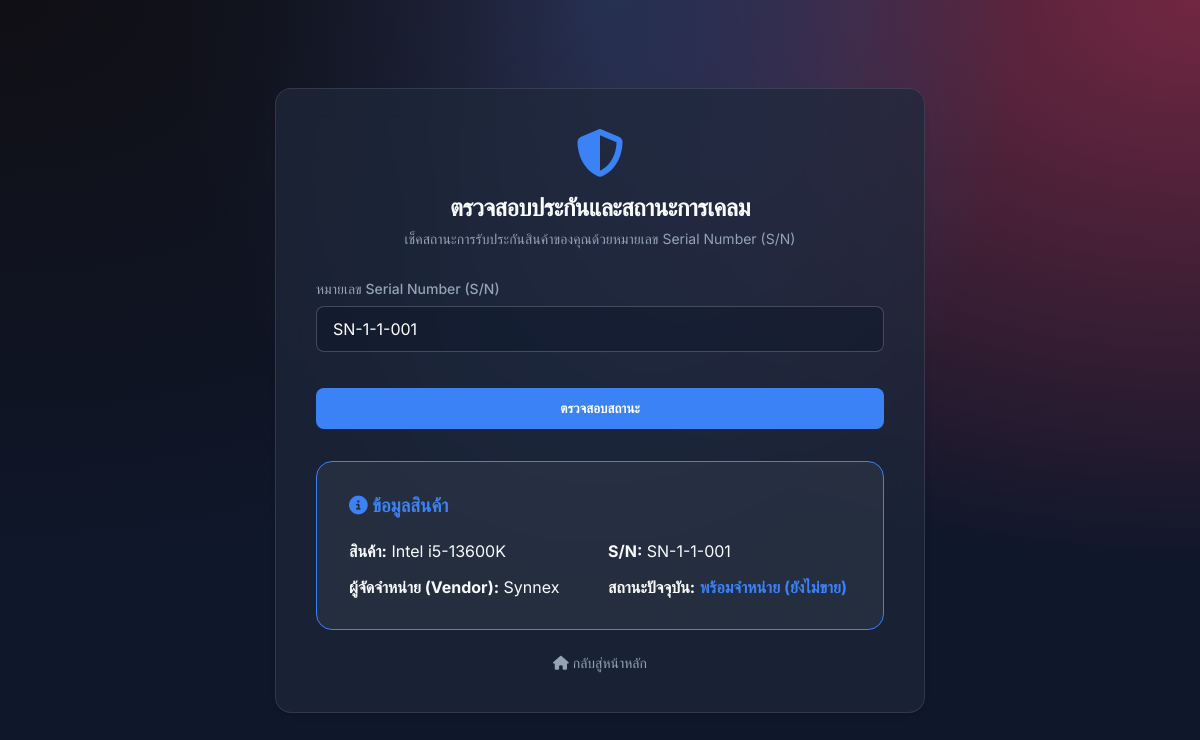
Screenshot of /rma_check.php?sn=SN-1-1-001 with the database file from the repository.
### tables this page shows
CREATE TABLE inventory (
    id INT AUTO_INCREMENT PRIMARY KEY,
    product_id INT NOT NULL,
    serial_number VARCHAR(100) NOT NULL UNIQUE,
    supplier_id INT,
    status ENUM('available', 'sold', 'rma', 'returned') DEFAULT 'available',
    received_at TIMESTAMP DEFAULT CURRENT_TIMESTAMP,
    FOREIGN KEY (product_id) REFERENCES products(id),
    FOREIGN KEY (supplier_id) REFERENCES suppliers(id)
);

CREATE TABLE products (
    id INT AUTO_INCREMENT PRIMARY KEY,
    name VARCHAR(255) NOT NULL,
    category_id INT NOT NULL,
    price DECIMAL(10, 2) NOT NULL,
    stock INT NOT NULL DEFAULT 0,
    image_url VARCHAR(255),
    icon VARCHAR(50),
    specifications JSON,
    is_new BOOLEAN DEFAULT FALSE,
    is_promotion BOOLEAN DEFAULT FALSE,
    sale_price DECIMAL(10, 2),
    FOREIGN KEY (category_id) REFERENCES categories(id)
);

CREATE TABLE suppliers (
    id INT AUTO_INCREMENT PRIMARY KEY,
    name VARCHAR(100) NOT NULL UNIQUE,
    contact_info TEXT,
    created_at TIMESTAMP DEFAULT CURRENT_TIMESTAMP
);

### includes/WarrantyService.php (called while the page is built, shortened)
<?php
class WarrantyService
{
    private $pdo;
    public function __construct($pdo)
    {
        $this->pdo = $pdo;
    }
    public function checkWarranty($serialNumber)
    {
        $stmt = $this->pdo->prepare("
            SELECT i.*, p.name as product_name, o.created_at as sale_date, s.name as supplier_name
            FROM inventory i
            JOIN products p ON i.product_id = p.id
            LEFT JOIN suppliers s ON i.supplier_id = s.id
            LEFT JOIN order_items oi ON i.id = oi.inventory_id
            LEFT JOIN orders o ON oi.order_id = o.id
            WHERE i.serial_number = ?
        ");
        $stmt->execute([$serialNumber]);
        return $stmt->fetch(PDO::FETCH_ASSOC);
    }
}
?>

### rma_check.php (the view, shortened to what this page needs)
<?php
require 'db.php';
require 'includes/WarrantyService.php';
$warrantyInfo = null;
if (isset($_GET['sn'])) {
    $sn = trim($_GET['sn']);
    if (!empty($sn)) {
        $ws = new WarrantyService($pdo);
        $warrantyInfo = $ws->checkWarranty($sn);
    }
}
?>
<!DOCTYPE html>
<html lang="th">
<head>
    <link rel="stylesheet" href="style.css">
    <link rel="stylesheet" href="https://cdnjs.cloudflare.com/ajax/libs/font-awesome/6.4.0/css/all.min.css">
</head>
<body style="display: flex; flex-direction: column; align-items: center; padding: 4rem;">
    <div class="login-container" style="max-width: 650px; width: 100%;">
        <i class="fa-solid fa-shield-halved logo-icon"></i>
        <h2>ตรวจสอบประกันและสถานะการเคลม</h2>
        <p class="subtitle">เช็คสถานะการรับประกันสินค้าของคุณด้วยหมายเลข Serial Number (S/N)</p>
        <form action="" method="GET" style="margin-bottom: 2rem;">
            <div class="form-group">
                <label>หมายเลข Serial Number (S/N)</label>
                <input type="text" name="sn" placeholder="ตัวอย่าง: SN-GPU-4070-001"
                    value="<?php echo htmlspecialchars($_GET['sn'] ?? ''); ?>" required>
            </div>
            <button type="submit">ตรวจสอบสถานะ</button>
        </form>
        <?php if ($warrantyInfo): ?>
            <div class="warranty-result"
                style="text-align: left; background: rgba(255,255,255,0.05); padding: 2rem; border-radius: 1rem; border: 1px solid var(--primary-color);">
                <h3 style="color: var(--primary-color); margin-bottom: 1.5rem;"><i class="fa-solid fa-circle-info"></i>
                    ข้อมูลสินค้า</h3>
                <div style="display: grid; grid-template-columns: 1fr 1fr; gap: 1rem;">
                    <p><strong>สินค้า:</strong> <?php echo $warrantyInfo['product_name']; ?></p>
                    <p><strong>S/N:</strong> <?php echo $warrantyInfo['serial_number']; ?></p>
                    <p><strong>ผู้จัดจำหน่าย (Vendor):</strong> <?php echo $warrantyInfo['supplier_name'] ?: 'N/A'; ?></p>
                    <p><strong>สถานะปัจจุบัน:</strong>
                        <span style="text-transform: uppercase; font-weight: bold; color: var(--primary-color);">
                            <?php
                            $statusMap = [
                                'available' => 'พร้อมจำหน่าย (ยังไม่ขาย)',
                                'sold' => 'ขายแล้ว (อยู่ในประกัน)',
                                'rma' => 'อยู่ระหว่างการเคลม',
                                'returned' => 'คืนสินค้าแล้ว'
                            ];
                            echo $statusMap[$warrantyInfo['status']] ?? $warrantyInfo['status'];
                            ?>
                        </span>
                    </p>
                </div>
            </div>
        <?php endif; ?>
        <div class="footer-link">
            <a href="index.php" style="color: var(--text-muted);"><i class="fa-solid fa-house"></i> กลับสู่หน้าหลัก</a>
        </div>
    </div>
</body>
</html>

### style.css (style rules this page uses)
:root { --bg-color: #0f172a; --card-bg: rgba(30, 41, 59, 0.7); --primary-color: #3b82f6; --primary-hover: #2563eb; --text-color: #f8fafc; --text-muted: #94a3b8; --error-color: #ef4444; }
* { margin: 0; padding: 0; box-sizing: border-box; font-family: 'Inter', sans-serif; }
body { background-color: var(--bg-color); background-image: radial-gradient(at 0% 0%, hsla(253, 16%, 7%, 1) 0, transparent 50%), radial-gradient(at 50% 0%, hsla(225, 39%, 30%, 1) 0, transparent 50%), radial-gradient(at 100% 0%, hsla(339, 49%, 30%, 1) 0, transparent 50%); color: var(--text-color); height: 100vh; display: flex; justify-content: center; align-items: center; overflow: hidden; }
.login-container { background: var(--card-bg); backdrop-filter: blur(16px); -webkit-backdrop-filter: blur(16px); border: 1px solid rgba(255, 255, 255, 0.1); padding: 2.5rem; border-radius: 1rem; box-shadow: 0 4px 6px -1px rgba(0, 0, 0, 0.1), 0 2px 4px -1px rgba(0, 0, 0, 0.06); width: 100%; max-width: 400px; text-align: center; animation: fadeIn 0.8s ease-out; }
.logo-icon { font-size: 3rem; margin-bottom: 1rem; color: var(--primary-color); }
h2 { margin-bottom: 0.5rem; font-weight: 700; letter-spacing: -0.025em; }
p.subtitle { color: var(--text-muted); font-size: 0.875rem; margin-bottom: 2rem; }
.form-group { margin-bottom: 1.25rem; text-align: left; }
label { display: block; margin-bottom: 0.5rem; font-size: 0.875rem; font-weight: 500; color: var(--text-muted); }
input { width: 100%; padding: 0.75rem 1rem; border-radius: 0.5rem; border: 1px solid rgba(255, 255, 255, 0.2); background: rgba(15, 23, 42, 0.5); color: white; font-size: 1rem; transition: all 0.2s; }
button { width: 100%; padding: 0.75rem; margin-top: 1rem; border: none; border-radius: 0.5rem; background: var(--primary-color); color: white; font-weight: 600; cursor: pointer; transition: background-color 0.2s; }
.footer-link { margin-top: 1.5rem; font-size: 0.875rem; color: var(--text-muted); }
.footer-link a { color: var(--primary-color); text-decoration: none; }

### rows the page displays
inventory: product.name "Intel i5-13600K", serial_number "SN-1-1-001", supplier.name "Synnex", status "พร้อมจำหน่าย (ยังไม่ขาย)"
